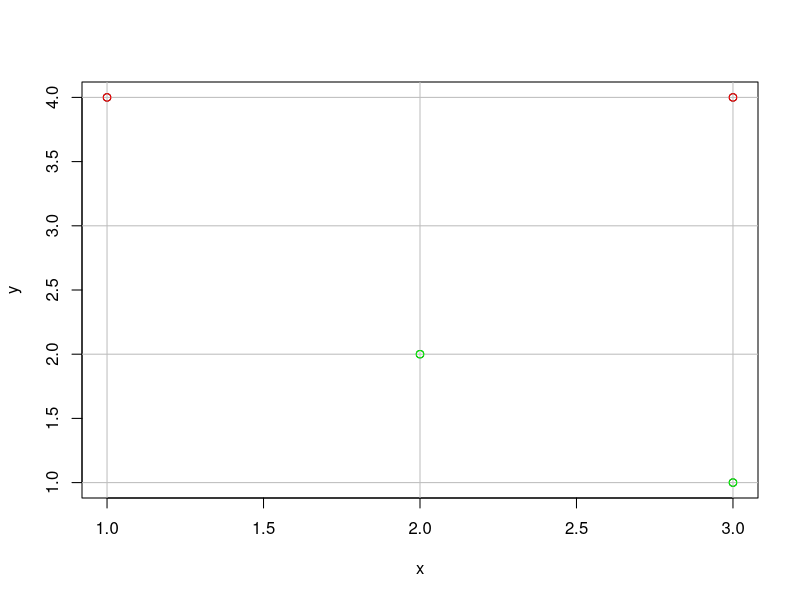
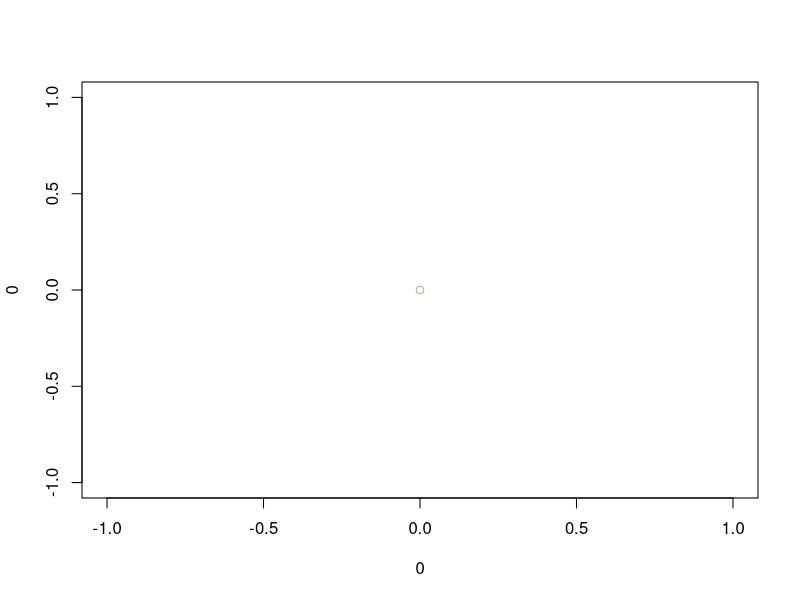
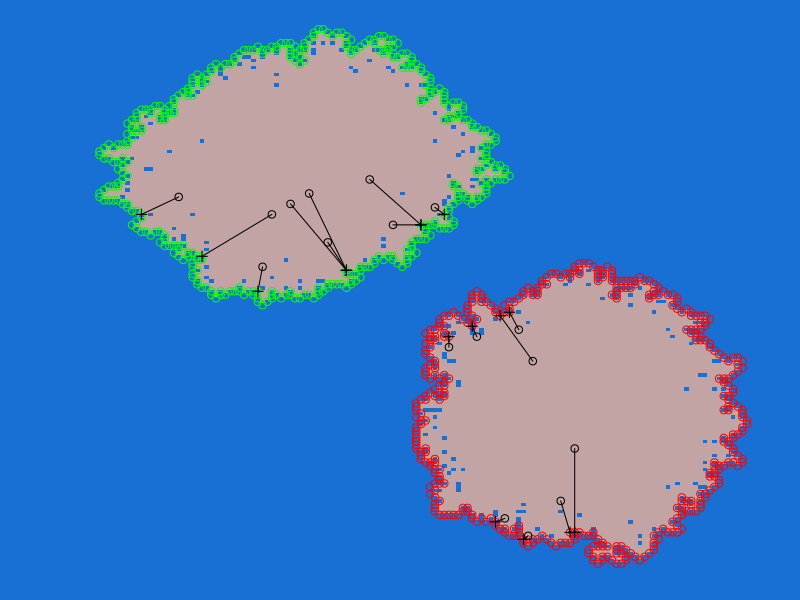
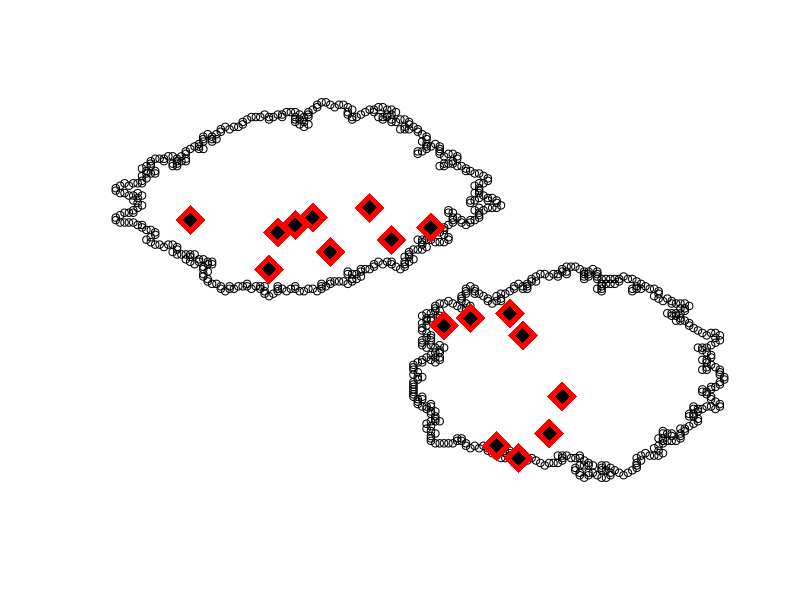
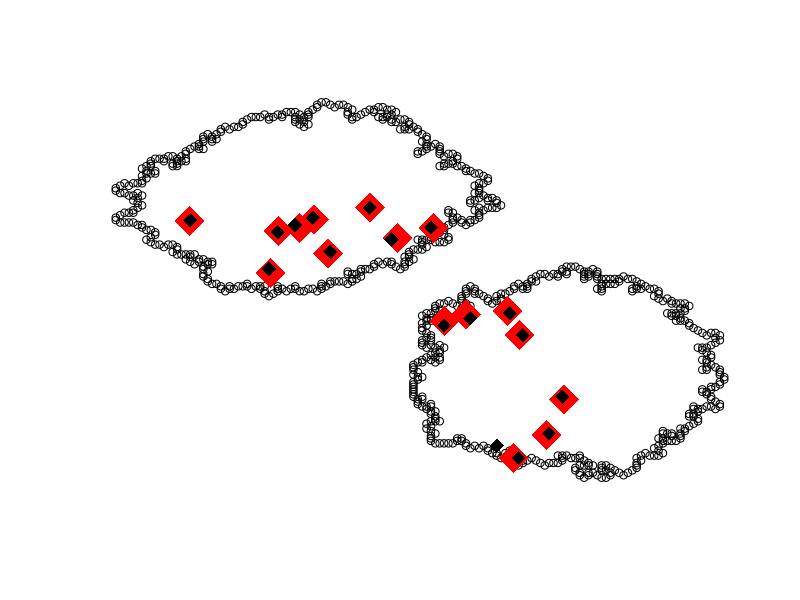
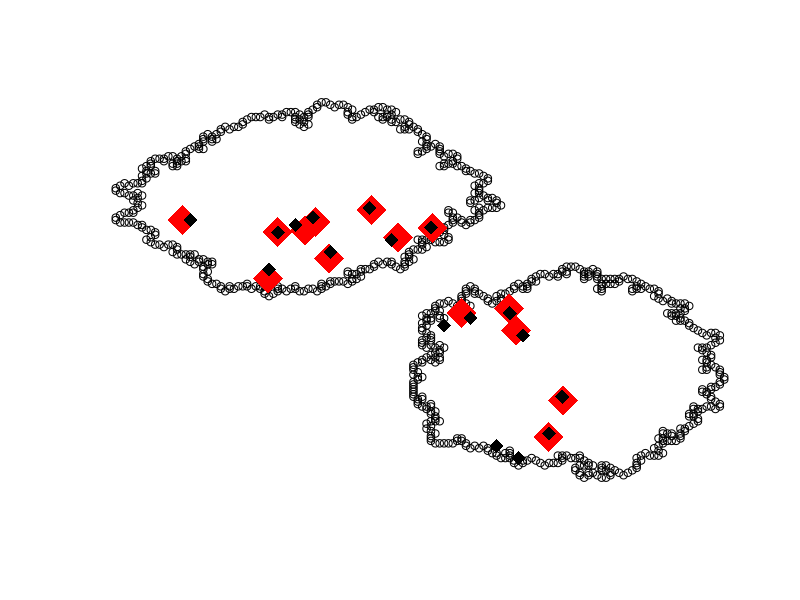
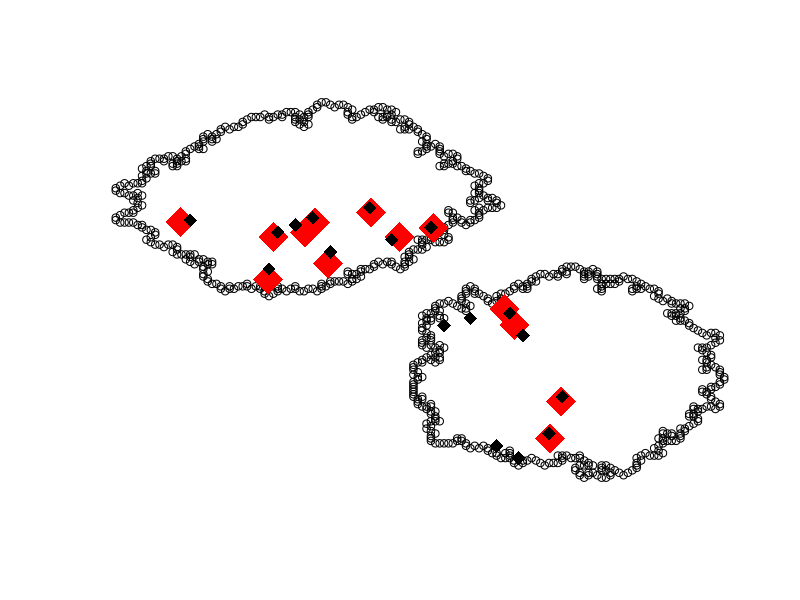
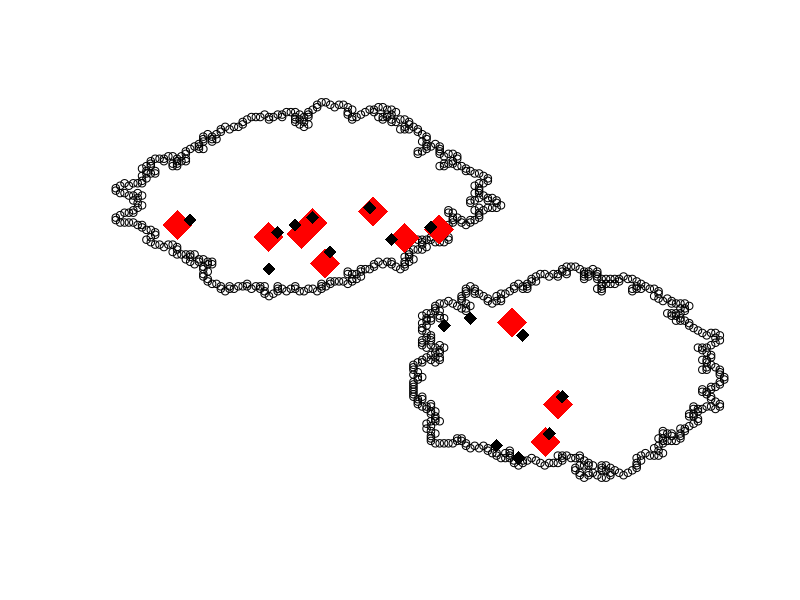

Write R code to recreate these figures, in order.
library(network)
setwd("~/Documents/projects/Project_Fur_Seals/Game/")
world <- expand.grid(x=1:160,y=1:160)
world.mat <- matrix(NA,nrow=max(world$x),ncol=max(world$y))

adjacent <- function(x,y){
  dists <- outer(1:length(x),1:length(x),FUN = function(i,j) sqrt((x[i]-x[j])^2+(y[i]-y[j])^2))
  apply(dists,1,FUN = function(x) any(x > 0 & x <= sqrt(2)) | sum(x==0) > 1)
}

adjacent_n <- function(x,y,n){
  dists <- outer(1:length(x),1:length(x),FUN = function(i,j) sqrt((x[i]-x[j])^2+(y[i]-y[j])^2))
  apply(dists,1,FUN = function(x) sum(x <= sqrt(2)) > n)
}

x <- sample(4,replace=TRUE)
y <- sample(4,replace=TRUE)
plot(x,y)
abline(v=min(x):max(x),col="grey")
abline(h=min(y):max(y),col="grey")
adjacent(x,y)
points(x,y,col=c("red","green")[1 + as.numeric(adjacent(x,y))])


grow_islands <- function(world.mat,x0,y0,maxsurf=5e2){
  if(any(adjacent(x0,y0))){
    stop("initial points cannot be adjacent")
  }
  
  world.mat[] <- 0
  world.mat[cbind(x0,y0)] <- 1:length(x0)
  
  isles <- rep(1,length(x0))
  no_change <- 0
  while(no_change < 20){
    
    cands <- which(rbind(FALSE,(world.mat[-1,] == 0 & world.mat[-nrow(world.mat),] != 0)) |
                     rbind((world.mat[-nrow(world.mat),] == 0 & world.mat[-1,] != 0),FALSE) |
                     cbind(FALSE,(world.mat[,-1] == 0 & world.mat[,-ncol(world.mat)] != 0)) |
                     cbind((world.mat[,-ncol(world.mat)] == 0 & world.mat[,-1] != 0),FALSE))
    
    cand <- NA
    # pick candidate
    if(length(cands) > 1){
      cand <- sample(cands,1)
    }else if(length(cands == 1)){
      cand <- cands
    }
    
    id.neigh <- NA
    cat(cand,"--")
    if(!is.na(cand)){
      # number of different islands it is adjacent too
      y.cand <- (cand-1) %% nrow(world.mat) + 1
      x.cand <- (cand - y.cand)/nrow(world.mat) + 1
      # cat(cand,"\n")
      # cat(x.cand,"\t",y.cand,"\n")
      neighbors <- data.frame(x=c(x.cand + 1, x.cand - 1 , x.cand, x.cand),y=c(y.cand,y.cand,y.cand+1,y.cand-1))
      neighbors <- neighbors[neighbors$x >0 & neighbors$y > 0 & neighbors$x <=ncol(world.mat) & neighbors$y <= nrow(world.mat),]
      id.neigh <- as.numeric(world.mat[as.matrix(neighbors[,2:1])])
      # cat(id.neigh,"\n\n")
      id.neigh <- unique(id.neigh)
      id.neigh <- id.neigh[id.neigh!=0]
    }
    
    # cat(cand,"\t",id.neigh,"\n")
    if(!is.na(cand) & length(id.neigh) == 1 & isles[id.neigh[1]] < maxsurf){
      # cat(id.neigh,"\n")
      
      world.mat[y.cand,x.cand] <- id.neigh
      isles[id.neigh] <- isles[id.neigh] + 1
      no_change <- 0
    }else{
      no_change <- no_change + 1
    }
    
  }  
  world.mat
}
world.mat <- grow_islands(world.mat,c(50,120),c(120,60),maxsurf = 4e3)

world$type <- c("water","sand")[1 + as.numeric(world.mat[as.matrix(world[,2:1])] != 0)]
# world$type = sample(c("sand","water"),nrow(world),replace=TRUE)
type_col <- list(sand = as.color("#C2A4A4"),water = as.color("#1870D4"))
plot(0,0,col=type_col[["sand"]])
world.lan <- world[world$type != "water",]

draw <- function(animals,world.lan,xlim,ylim){
  par(bg=type_col[["water"]],mar=c(0,0,0,0))
  plot(0,0,type="n",xlim=xlim,ylim=ylim,axes=FALSE,xlab="",ylab="")    
  sapply(1:nrow(world.lan),FUN = function(x){
    with(world.lan[x,],polygon(c(x-0.5,x-0.5,x+0.5,x+0.5),c(y-0.5,y+0.5,y+0.5,y-0.5),col = type_col[[type]],border = NA))
  })
  
  return(NULL)
}

sketch <- function(edge,xlim,ylim){
  plot(0,0,type="n",axes=FALSE,xlim=xlim,ylim=ylim,xlab="",ylab="")
  lapply(edge,FUN = function(x) points(x[,1],x[,2]))  
}

world.edge <- function(world.mat){
  isles <- 1:max(world.mat)
  out <- list()
  for(i in isles){
    # getting all boxeswith ID isles[i] that are next to a pieces of water
    cands <- which(rbind(FALSE,(world.mat[-1,] == 0 & world.mat[-nrow(world.mat),] == isles[i])) |
                     rbind((world.mat[-nrow(world.mat),] == 0 & world.mat[-1,] == isles[i]),FALSE) |
                     cbind(FALSE,(world.mat[,-1] == 0 & world.mat[,-ncol(world.mat)] == isles[i])) |
                     cbind((world.mat[,-ncol(world.mat)] == 0 & world.mat[,-1] == isles[i]),FALSE))
    
    y.cand <- (cands-1) %% nrow(world.mat) + 1
    x.cand <- (cands - y.cand)/nrow(world.mat) + 1
    for(j in 1:5){
      online <- adjacent_n(x.cand,y.cand,2)
      x.cand <- x.cand[online]
      y.cand <- y.cand[online]
    }
    # removing those pieces of water that form a block of smaller than 3 pieces of water
    out[[i]] <- cbind(x.cand,y.cand)
    # out[[i]] <- make_path(x.cand,y.cand,x.cand[1],y.cand[1])
  }
  out
}

draw(NA,world.lan,xlim=range(world$x),ylim=range(world$y))

edge <- world.edge(world.mat)

points(edge[[1]],col="red")
points(edge[[2]],col="green")


# library(png)
# install.packages("png")
# img <- readPNG("seal.png")
# draw_seal <- function(x,y,size){
  # ratio <- dim(img)[1]/dim(img)[2]
  # rasterImage(img,x-0.5*ratio*size,y,x+0.5*ratio*size,y+size)
# }
# draw_seal(50,50,30)

offs <- data.frame(x=sample(120,50),y=sample(120,50),size=10)

# island check:
offs <- offs[as.numeric(world.mat[as.matrix(offs[,2:1])]) != 0,]

moms <- offs
moms$size <- 20
moms$xin <- moms$x
moms$yin <- moms$y
moms$wait <- 0
moms$xof <- NA
moms$yof <- NA
moms$state <- -1 # -1 :moving towards foraging, 0: moving back to young, 1: foraging at sea

for(i in 1:nrow(moms)){
  m.x <- moms$x[i]
  m.y <- moms$y[i]
  ed <- edge[[world.mat[m.y,m.x]]]
  point <- which.min((m.x-ed[,1])^2 + (m.y-ed[,2])^2)
  moms$xof[i] <- ed[point,1]
  moms$yof[i] <- ed[point,2]
}

points(moms[,c('xof','yof')],pch=3)
points(moms[,c('x','y')])

for(i in 1:nrow(moms)){
  lines(c(moms$xof[i],moms$x[i]),c(moms$yof[i],moms$y[i]))
  # draw.circle(moms$x[i],moms$y[i],sqrt((moms$yof[i]-moms$y[i])^2 + (moms$xof[i]-moms$x[i])^2),border = rainbow(nrow(moms))[i])
}

plot_animals <- function(animals,col){
  points(animals$x,animals$y,cex=animals$size/5,pch=18,col=col)  
}

move_moms <- function(moms,speed = 1){
  # for all 0 and negative state moms, move
  ind <- (moms$state == -1)
  dir.x <- moms$xof[ind] - moms$x[ind]
  dir.y <- moms$yof[ind] - moms$y[ind]
  nn <- sqrt(dir.x^2 + dir.y^2)
  dir.x <- dir.x/nn#*sign(moms$state[ind]+0.1)
  dir.y <- dir.y/nn#*sign(moms$state[ind]+0.1)
  moms$x[ind] <- moms$x[ind] + speed*dir.x + rnorm(sum(ind),0,0.7)
  moms$y[ind] <- moms$y[ind] + speed*dir.y + rnorm(sum(ind),0,0.7)

  ind <- (moms$state == 0)
  dir.x <- moms$xin[ind] - moms$x[ind]
  dir.y <- moms$yin[ind] - moms$y[ind]
  nn <- sqrt(dir.x^2 + dir.y^2)
  dir.x <- dir.x/nn#*sign(moms$state[ind]+0.1)
  dir.y <- dir.y/nn#*sign(moms$state[ind]+0.1)
  moms$x[ind] <- moms$x[ind] + speed*dir.x + rnorm(sum(ind),0,0.7)
  moms$y[ind] <- moms$y[ind] + speed*dir.y + rnorm(sum(ind),0,0.7)
  
  ind <- (moms$state == 2)
  moms$x[ind] <- moms$x[ind] + rnorm(sum(ind),0,0.7)
  moms$y[ind] <- moms$y[ind] + rnorm(sum(ind),0,0.7)
  
  moms
}

run_game <- function(moms,offs,world.lan,edge,Nt=1){
    for(t in 1:Nt){
      #draw(NA,world.lan,xlim=range(world.lan$x)+c(-3,3),ylim=range(world.lan$y)+c(-3,3))
      sketch(edge,xlim=range(world.lan$x)+c(-3,3),ylim=range(world.lan$y)+c(-3,3))


      plot_animals(moms[moms$state != 1,],col="red")
      plot_animals(offs,col="black")
      
      if(t<Nt){
        # moms move
        moms <- move_moms(moms)
        
        # mom state update
        # -1 :moving towards foraging, 0: moving back to young, 1: foraging at sea, 2: feeding pup
        # wait: number of time steps to wait in the current feeding or foraging state
        moms$wait[moms$state >= 1] <- moms$wait[moms$state >= 1] - 1
        
        # feeding to moving out
        moms$state[moms$state == 2 & moms$wait == 0] <- -1
        
        # moving out to foraging
        inds <- moms$state==-1 & sqrt((moms$x - moms$xof)^2+(moms$y - moms$yof)^2) < 1
        moms$state[inds] <- 1
        moms$wait[inds] <- 5
        
        # foraging to moving in
        moms$state[moms$state== 1 & moms$wait == 0] <- 0
        
        # moving in to feeding
        inds <- moms$state == 0 & sqrt((moms$x - moms$xin)^2+(moms$y - moms$yin)^2) < 1
        moms$state[inds] <- 2
        moms$wait[inds] <- 5
 
        
        # feeding takes place (detect range between pups and moms)
        growers <- (sqrt((offs$x - moms$x)^2 + (offs$y - moms$y)^2) < 1) & moms$state == 2 
        
        if(any(growers)){
          offs$size[growers] <- offs$size[growers] + 0.5*(20 - offs$size[growers]) 
        }
        
        # pups potentially get trampled (detect range between pups and non-moms)
        dist <- outer(1:nrow(moms),1:nrow(moms), FUN = function(i,j){
          sqrt((moms$x[j] - offs$x[i])^2 + (moms$y[j]-offs$y[i])^2)
        })
        
        diag(dist) <- 20 #hack, so the own mother cannot trample the pup
        tramples <- apply(dist,1,FUN = function(x) any(x < 4))
        if(any(tramples)){
          moms <- moms[!tramples,]
          offs <- offs[!tramples,]
        }
        # size is adapted for the pups that were not fed - small shrinking
        offs$size <- offs$size - 0.3
        
        # some pups die of hunger
        cand <- offs$size <= 0
        if(sum(cand)>0){
          moms <- moms[!cand,]
          offs <- offs[!cand,]
        }
      }
    }
    
    return(NA)
}
undebug(run_game)
undebug(move_moms)
pdf("test.pdf")
run_game(moms,offs,world.lan,edge,Nt=100)
dev.off()
getwd()
